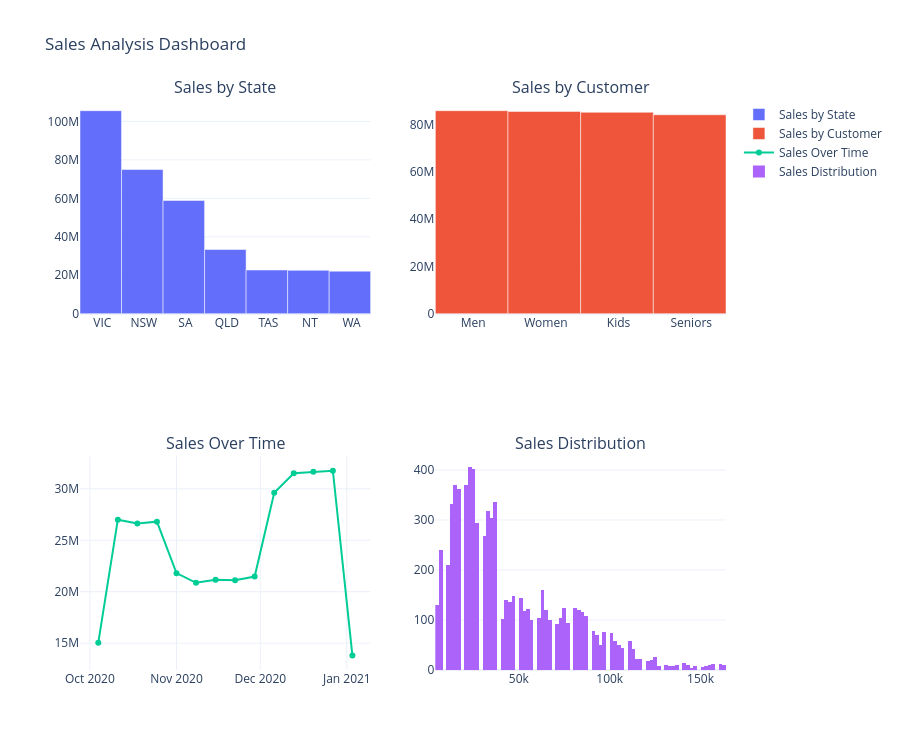

Source (notebook cell):
### Markdown cell above
---
## 8. Dashboard / Visualizations

> Build a 2×2 or 2×3 subplot dashboard covering your key parameters.  
> Every chart must have a title. Every chart must be followed by a 1-line takeaway.

### Code cell
# TODO: Build your main dashboard using Plotly or Seaborn

# Plotly template:
# fig = make_subplots(rows=2, cols=2, subplot_titles=('Chart 1', 'Chart 2', 'Chart 3', 'Chart 4'))
# fig.add_trace(go.Bar(...), row=1, col=1)
# fig.add_trace(go.Bar(...), row=1, col=2)
# fig.add_trace(go.Bar(...), row=2, col=1)
# fig.add_trace(go.Scatter(...), row=2, col=2)
# fig.update_layout(title='Dashboard Title', height=750, template='plotly_white')
# fig.show()

# Use seaborn to construct a dashboard for the head of sales and marketing. The dashboard should encompass key parameters: 
# State-wise sales analysis for different demographic groups (kids, women, men, and seniors).
# Group-wise sales analysis (Kids, Women, Men, and Seniors) across various states. 
# Time-of-the-day analysis: Identify peak and off-peak sales periods to facilitate strategic planning for S&M teams. This information aids in designing programs like hyper-personalization and Next Best Offers to enhance sales. 
fig = make_subplots(rows=2, cols=2, subplot_titles=('Sales by State', 'Sales by Customer', 'Sales Over Time', 'Sales Distribution'))
fig.add_trace(go.Bar(x=state_summary.index, y=state_summary['Total_Sales'], name='Sales by State'), row=1, col=1)
fig.add_trace(go.Bar(x=customer_summary.index, y=customer_summary['Total_Sales'], name='Sales by Customer'), row=1, col=2)
fig.add_trace(go.Scatter(x=weekly_sales.index, y=weekly_sales.values, mode='lines+markers', name='Sales Over Time'), row=2, col=1)
fig.add_trace(go.Histogram(x=df['Sales'], name='Sales Distribution'), row=2, col=2)
fig.update_layout(title='Sales Analysis Dashboard', height=750, template='plotly_white')
fig.show()

### Figure 1 — Plotly figure (JSON) as saved in the notebook; plotly's stock layout.template omitted (floating-point values rounded to 4 significant figures; data arrays with more than 128 entries replaced by an {"elided": "..."} marker saying what was removed)
{"data": [{"name": "Sales by State", "type": "bar", "x": [" VIC", " NSW", " SA", " QLD", " TAS", " NT", " WA"], "xaxis": "x", "y": [105565000, 74970000, 58857500, 33417500, 22760000, 22580000, 22152500], "yaxis": "y"}, {"name": "Sales by Customer", "type": "bar", "x": [" Men", " Women", " Kids", " Seniors"], "xaxis": "x2", "y": [85750000, 85442500, 85072500, 84037500], "yaxis": "y2"}, {"mode": "lines+markers", "name": "Sales Over Time", "type": "scatter", "x": ["2020-10-04T00:00:00.000000000", "2020-10-11T00:00:00.000000000", "2020-10-18T00:00:00.000000000", "2020-10-25T00:00:00.000000000", "2020-11-01T00:00:00.000000000", "2020-11-08T00:00:00.000000000", "2020-11-15T00:00:00.000000000", "2020-11-22T00:00:00.000000000", "2020-11-29T00:00:00.000000000", "2020-12-06T00:00:00.000000000", "2020-12-13T00:00:00.000000000", "2020-12-20T00:00:00.000000000", "2020-12-27T00:00:00.000000000", "2021-01-03T00:00:00.000000000"], "xaxis": "x3", "y": [15045000, 27002500, 26640000, 26815000, 21807500, 20865000, 21172500, 21112500, 21477500, 29622500, 31525000, 31655000, 31770000, 13792500], "yaxis": "y3"}, {"name": "Sales Distribution", "type": "histogram", "x": {"elided": "7560 int values"}, "xaxis": "x4", "yaxis": "y4"}], "layout": {"annotations": [{"font": {"size": 16}, "showarrow": false, "text": "Sales by State", "x": 0.225, "xanchor": "center", "xref": "paper", "y": 1, "yanchor": "bottom", "yref": "paper"}, {"font": {"size": 16}, "showarrow": false, "text": "Sales by Customer", "x": 0.775, "xanchor": "center", "xref": "paper", "y": 1, "yanchor": "bottom", "yref": "paper"}, {"font": {"size": 16}, "showarrow": false, "text": "Sales Over Time", "x": 0.225, "xanchor": "center", "xref": "paper", "y": 0.375, "yanchor": "bottom", "yref": "paper"}, {"font": {"size": 16}, "showarrow": false, "text": "Sales Distribution", "x": 0.775, "xanchor": "center", "xref": "paper", "y": 0.375, "yanchor": "bottom", "yref": "paper"}], "height": 750, "title": {"text": "Sales Analysis Dashboard"}, "xaxis": {"anchor": "y", "domain": [0, 0.45]}, "xaxis2": {"anchor": "y2", "domain": [0.55, 1]}, "xaxis3": {"anchor": "y3", "domain": [0, 0.45]}, "xaxis4": {"anchor": "y4", "domain": [0.55, 1]}, "yaxis": {"anchor": "x", "domain": [0.625, 1]}, "yaxis2": {"anchor": "x2", "domain": [0.625, 1]}, "yaxis3": {"anchor": "x3", "domain": [0, 0.375]}, "yaxis4": {"anchor": "x4", "domain": [0, 0.375]}}}
